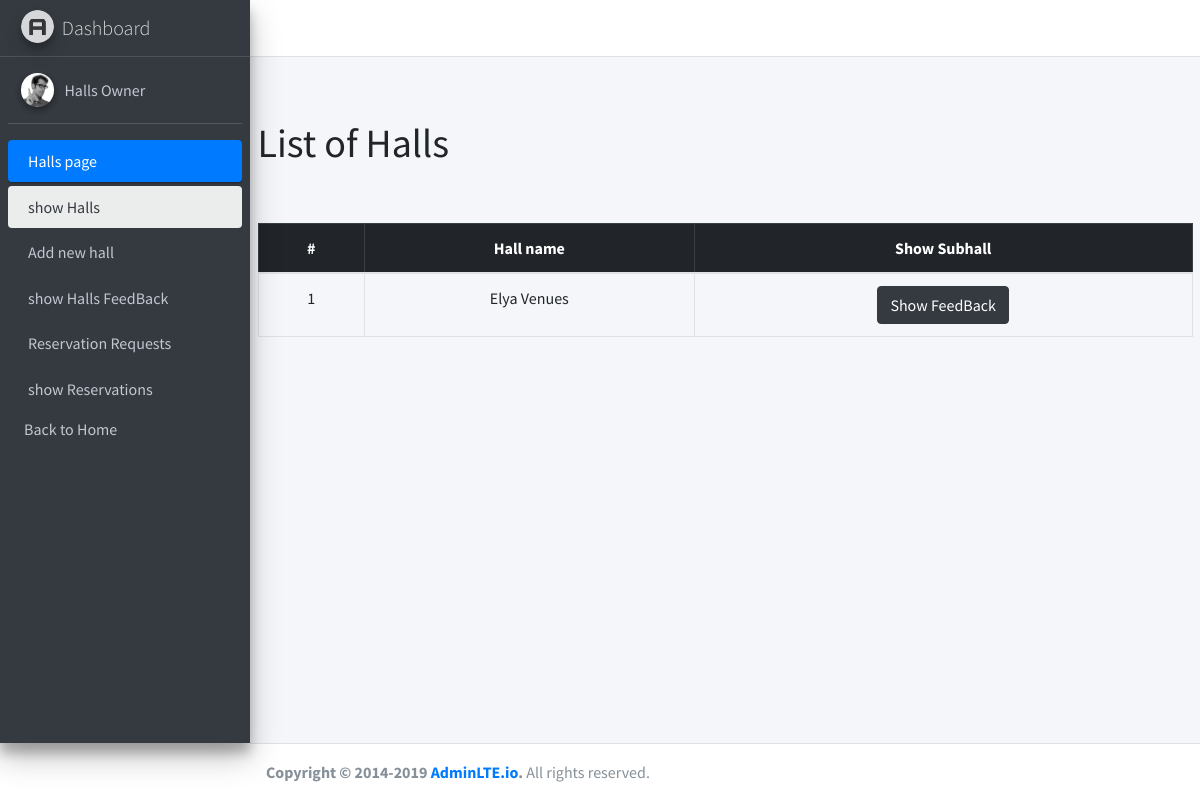
/admin/showlistFeedBacksubhall.php (signed in), run on an earlier commit of the app's database.
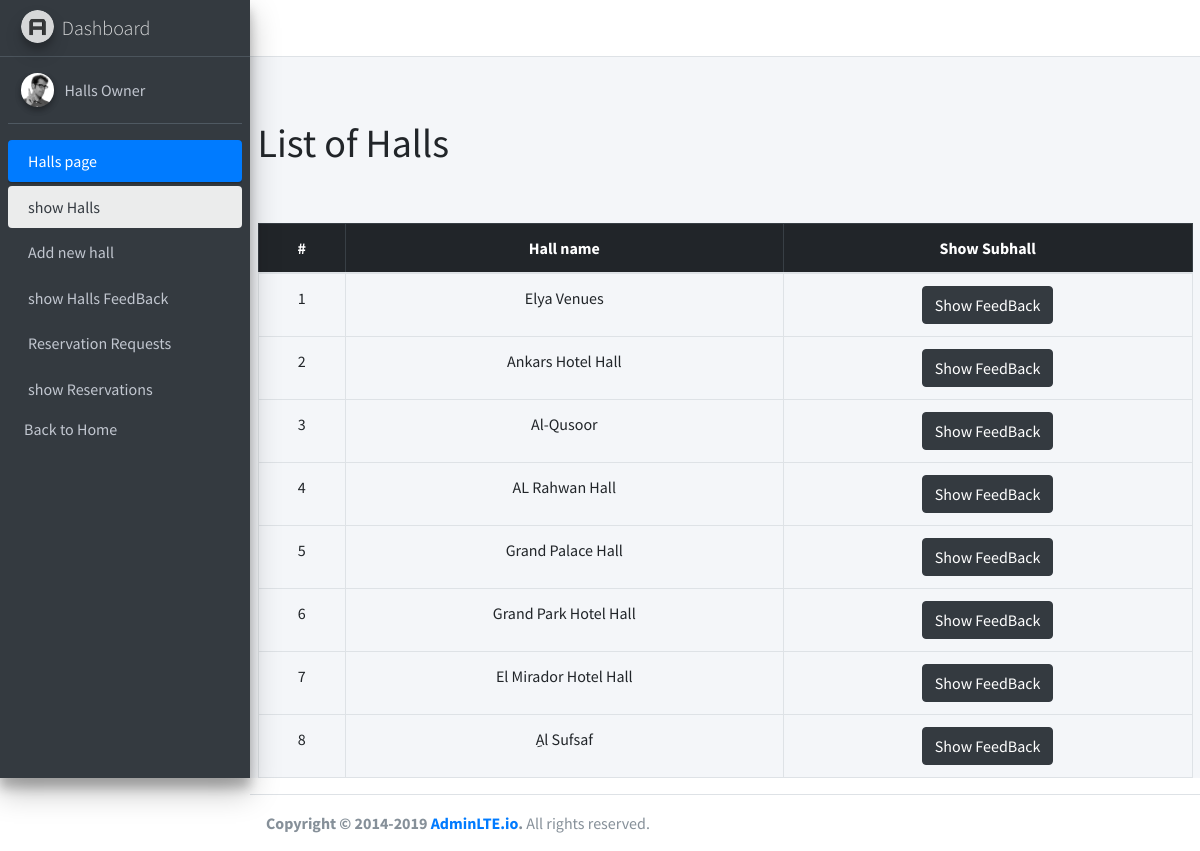
And on a later commit of the database.
### tables this page shows
CREATE TABLE `halls` (
  `id` int NOT NULL,
  `name` varchar(200) NOT NULL,
  `type` int NOT NULL,
  `city` enum('Birzeit','Jifna','Betonya','Kufur Aqab','Ramallah','Ramallah(Al-Masayif)','Ramallah(Al-Tireh)','Ramallah (Al-Irsal)','Ramallah(Al-Masyoun)','Al-Bireh','Al-Bireh(Nablus Street)','Al-Bireh(Al-Balou)','Al-Bireh(Um Al-Sharayet)','Al-Bireh(Al-Quds Street)') NOT NULL,
  `address` varchar(255) NOT NULL,
  `hall_describtion` varchar(500) NOT NULL,
  `image` varchar(500) NOT NULL,
  `image_view` varchar(255) NOT NULL,
  `video_view` varchar(500) NOT NULL,
  `user_id` int NOT NULL,
  `status` enum('pending','approved','canceled') NOT NULL DEFAULT 'pending'
);

### admin/handlers/get_owner_hall.php (called while the page is built)
<?php
$test= $_SESSION['userId'];
$sql="SELECT h.id,h.name,h.type,h.city,h.address, h.hall_describtion,h.status FROM halls h where h.user_id ='$test'";
$sqlResult=mysqli_query($conn,$sql);
$hallData=mysqli_fetch_all($sqlResult);
?>

### admin/showlistFeedBacksubhall.php (the view, shortened to what this page needs)
<?php session_start();
require("handlers/db.php");
require("handlers/get_owner_hall.php");
$test= $_SESSION['userId'];
$sql="SELECT h.id,h.name,h.type,h.city,h.address, h.hall_describtion FROM halls h where h.user_id ='$test'";
$query=mysqli_query($conn,$sql);
if(mysqli_num_rows($query)>0){
    $halls=mysqli_fetch_all($query,MYSQLI_ASSOC);
    }
require("inc/header.php");
?>
<main role="main" class="flex-shrink-0 ">
        <div class="container">
        <br>
            <h1>List of Halls</h1>
            <br>
        <br>
            <table class="table table-bordered text-center justify-content-start">
                <thead  class="table-dark">
                    <tr>
                    <th scope="col">#</th>
                    <th scope="col"  >Hall name</th>
                    <th scope="col">Show Subhall</th>
                    </tr>
                </thead>
                <tbody>
<?php
if(isset($halls)){
foreach($hallData as $index=>$halls){?>
    <tr>
    <td><?=$index+1;?></td>
    <td><?=$halls[1];
    ?></td>
    <td><a href="showFeedBacksubhall.php?hallId=<?= $_SESSION['hallId'];?>"class="btn btn-dark">Show FeedBack</a></td>
    </tr>
<?php }
}
else{?>
  <tr>
    <td colspan="6" class="text-center">No Halls Added</td>
  </tr>
  <?php
} ?>
                </tbody>
            </table>
        </div>
    </main>
  <?php
require("inc/footer.php");
?>

What changed in the data, as far as the page shows it:
added halls: name "Ankars Hotel Hall"
added halls: name "Al-Qusoor"
added halls: name "AL Rahwan Hall"
added halls: name "Grand Palace Hall"
added halls: name "Grand Park Hotel Hall"
added halls: name "El Mirador Hotel Hall"
added halls: name "ِAl Sufsaf"
